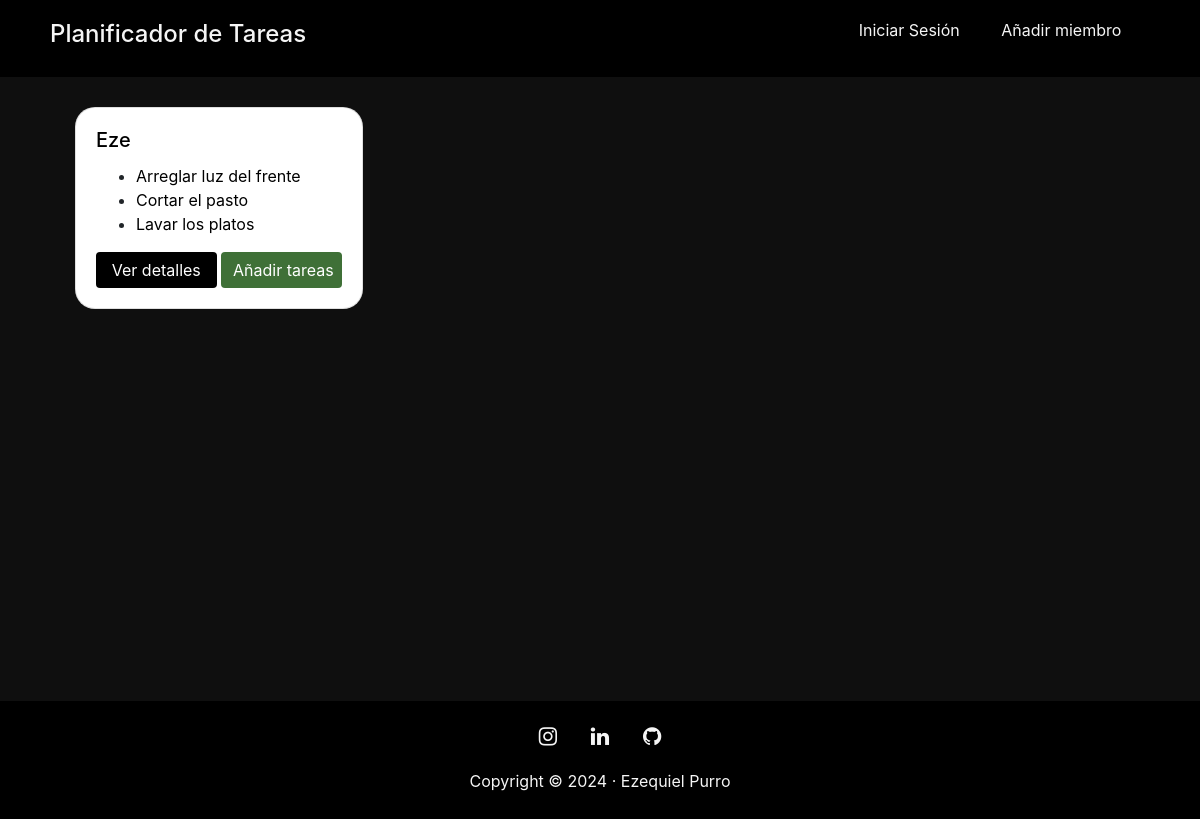
/tasks/dashboard/, run on an earlier commit of the app's database.
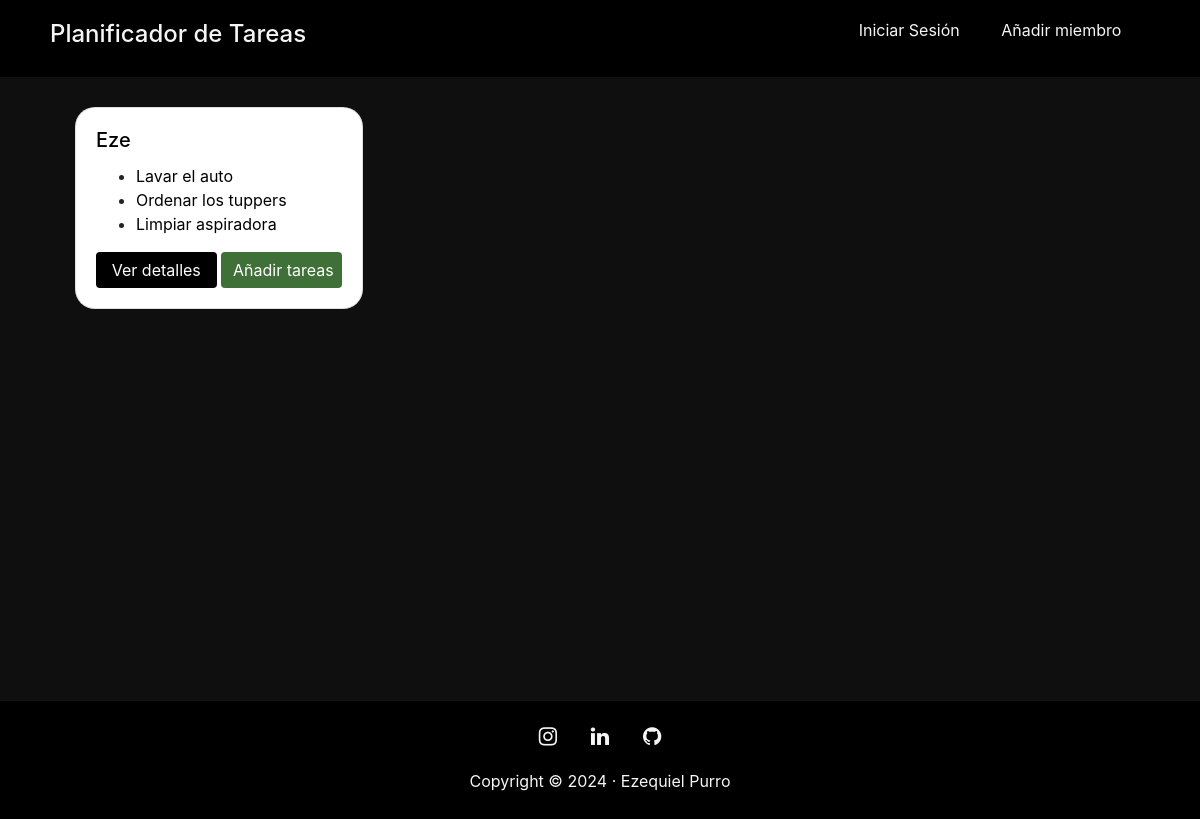
And on a later commit of the database.
### tasks/models.py (models this page shows, shortened)
class Task(models.Model):
    title = models.CharField(max_length=200, verbose_name="Titulo")
    description = models.TextField(verbose_name="Descripción", null=True, blank=True)
    isDone = models.BooleanField(default=False, verbose_name="Tarea realizada")
    author = models.ForeignKey(User, verbose_name="Autor", on_delete=models.CASCADE, default="", related_name='%(class)s_author')
    target = models.ForeignKey(User, verbose_name="Destinatario", on_delete=models.CASCADE, related_name='%(class)s_target', default="")
    expiration = models.DateField(verbose_name="Fecha de expiración")
    created = models.DateTimeField(auto_now_add=True, verbose_name="Fecha de Creación")
    class Meta:
        verbose_name = "Tarea"
        verbose_name_plural = "Tareas"
        ordering = ['-created']

### tasks/views.py (the view)
# urls.py: path('dashboard/', Dashboard.as_view(), name="dashboard"),
class Dashboard(ListView):
    model = Task

### tasks/templates/tasks/task_list.html (shortened to what this page needs)
{% extends 'core/base.html' %}
{% block content %}
  <div class="container" style="height: 78vh;">
      <div class="row">
          <div class="col-sm-4"">
              <div class="card" style="width: 18rem; margin: 30px; border-radius: 20px;">
                  <div class="card-body">
                  <h5 class="card-title"><a href="{% url 'member_detail' %}" style="text-decoration: none; color: black;">Eze</a></h5>
                  <ul>
                    {% for task in task_list reversed %}
                      <li><a href="{% url 'task_detail' task.id %}" style="text-decoration: none; color: black;">{{task.title}}</a></li>
                    {% endfor %}
                  </ul>
                  <a href="{% url 'member_detail' %}" class="btn btn-primary" style="background-color: black; border: none; width: 49%;">Ver detalles</a>
                  <a href="{% url 'add_task' %}" class="btn btn-primary" style="background-color: rgb(63, 112, 55);; border: none; width: 49%;">Añadir tareas</a>
                  </div>
              </div>
          </div>
      </div>
  </div>
{% endblock %}

### core/templates/core/base.html (shortened to what this page needs)
<!DOCTYPE html>
<html lang="es">
<head>
    {% load static %}
    <link href="{% static 'core/vendor/bootstrap/css/bootstrap.min.css' %}" rel="stylesheet">
    <link href="{% static 'core/vendor/font-awesome/css/font-awesome.min.css' %}" rel="stylesheet" type="text/css">
</head>
<body style="background-color: rgb(15, 15, 15);">
    <header>
        <nav class="navbar" style="padding: 0px 0px 0px 0px;">
                <div class="container-fluid" style="background-color: black;">
                    <div class="col-sm-8" >
                        <a class="navbar-brand" href="{% url 'home' %}"  style="padding: 20px;"><h4 style="color: whitesmoke;">Planificador de Tareas</h4></a>
                    </div>
                    <div class="col-sm-4">
                        <ul class="list-inline text-center">
                          {% if not user.is_authenticated %}
                              <li class="list-inline-item">
                                  <a href="{% url 'sign_in' %}" class="nav-link" style="color: whitesmoke;">Iniciar Sesión</a>
                              </li>
                          {% else %}
                              <li class="list-inline-item">
                                  <a href="#" class="nav-link" style="color: whitesmoke;">Cerrar Sesión</a>
                              </li>
                          {% endif %}
                              <li class="list-inline-item">
                                  <a href="{% url 'add_member' %}" class="nav-link" style="color: whitesmoke;">Añadir miembro</a>
                              </li>
                          </ul>
                    </div>
                </div>
        </nav>
    </header>
    {% block content %} {% endblock %}
    <footer>
        <div class="container-fluid" style="background-color: black;">
          <div class="row">
            <div class="col-lg-8 col-md-10 mx-auto">
              <ul class="list-inline text-center">
                <li class="list-inline-item">
                  <a href="https://www.instagram.com/ezepurro/" target="_blank">
                    <span class="fa-stack fa-lg" style="padding: 15px;">
                        <i class="fa fa-instagram fa-stack-1x fa-inverse" style="color: whitesmoke;"></i>
                    </span>
                  </a>
                </li>
                <li class="list-inline-item">
                  <a href="https://www.linkedin.com/in/ezequiel-purro-75920b7a/" target="_blank">
                    <span class="fa-stack fa-lg" style="padding: 15px;">
                        <i class="fa fa-linkedin fa-stack-1x fa-inverse" style="color: whitesmoke;"></i>
                    </span>
                  </a>
                </li>
                <li class="list-inline-item">
                  <a href="https://github.com/ezepurro" target="_blank">
                    <span class="fa-stack fa-lg" style="padding: 15px;">
                        <i class="fa fa-github fa-stack-1x fa-inverse" style="color: whitesmoke;"></i>
                    </span>
                  </a>
                </li>
              </ul>
              <p class="copyright" style="text-align: center; color: whitesmoke; padding: 10px;">Copyright &copy; 2024 · Ezequiel Purro </p>
            </div>
          </div>
        </div>
      </footer>
</body>
</html>

What changed in the data, as far as the page shows it:
removed Task: title "Arreglar luz del frente"
removed Task: title "Cortar el pasto"
removed Task: title "Lavar los platos"
added Task: title "Lavar el auto"
added Task: title "Ordenar los tuppers"
added Task: title "Limpiar aspiradora"
